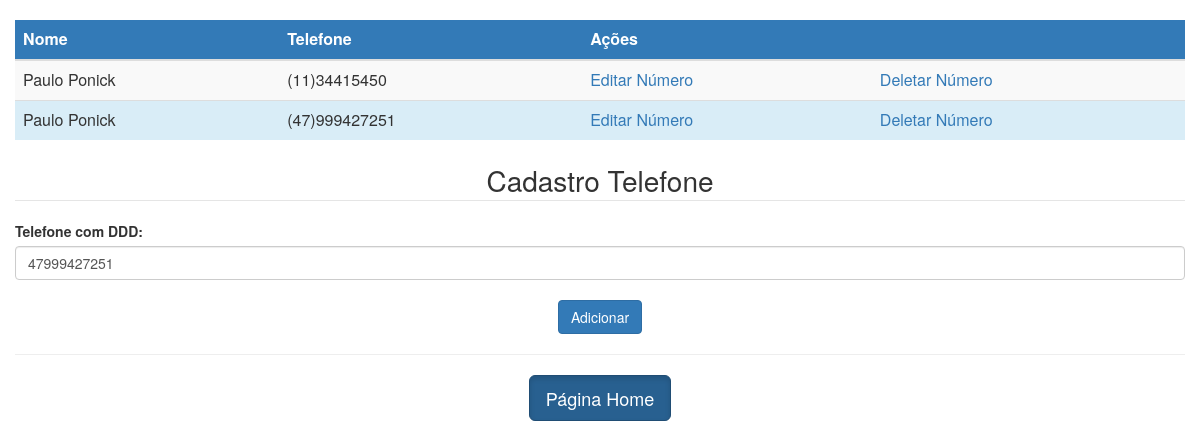
/telefone.php?cod=3&id=1&action=editTelefone, run on the app's committed database.
### tables this page shows
CREATE TABLE `contacts` (
  `Id` int(10) UNSIGNED NOT NULL,
  `AreaCode` int(11) NOT NULL,
  `PhoneNumber` int(11) NOT NULL,
  `IdStudents` int(11) NOT NULL
);

CREATE TABLE `students` (
  `Id` int(10) UNSIGNED NOT NULL,
  `Name` varchar(50) NOT NULL,
  `Identification` bigint(20) NOT NULL,
  `Email` varchar(50) DEFAULT NULL,
  `RecordDate` datetime NOT NULL,
  `ZipCode` int(11) DEFAULT NULL,
  `ChangeDate` datetime DEFAULT NULL,
  `State` enum('AC','AL','AM','AP','BA','CE','DF','ES','GO','MA','MG','MS','MT','PA','PB','PE','PI','PR','RJ','RN','RO','RR','RS','SC','SE','SP','TO') DEFAULT NULL
);

### telefone.php (the view, shortened to what this page needs)
<?php
$conexao = mysqli_connect("localhost", "root", "", "school");
$editTelefone = "";
?>
<html lang="pt-BR">
<head>
    <link rel="stylesheet" href="https://maxcdn.bootstrapcdn.com/bootstrap/3.3.6/css/bootstrap.min.css">
    <link rel="stylesheet" href="./style.css">
<body>
    <?php
    $Id_User = $_GET['id'];
    $queryTelefone = "SELECT con.Id AS Id_Telefone,stu.Name AS Nome, concat('(',con.AreaCode,')', con.PhoneNumber) AS Telefone
            FROM contacts con
            JOIN students stu ON con.IdStudents=stu.Id
            WHERE con.IdStudents = $Id_User";
    $resultadosTel = mysqli_query($conexao, $queryTelefone);
    echo '<div class="container-fluid">';
    echo '<table class="table table-striped table-dark"> <br>';
    echo '<thead>';
    echo '<tr class="bg-primary"><th scope="col">Nome</th>'
        . '<th scope="col">Telefone</th>'
        . '<th colspan=2 scope="col">Ações</th>'
        . '</tr> </thead> <tbody>';
    while ($row_user = mysqli_fetch_array($resultadosTel)) {
        echo "<tr class='bg-info'><td>$row_user[Nome]</td>"
            . "<td>$row_user[Telefone]</td>"
            . "<td><a href='telefone.php?cod=" . $row_user['Id_Telefone'] . "&id=$Id_User&action=editTelefone' name='btn_edit' id='btn_edit'>Editar Número</a></td>"
            . "<td><a href='telefone.php?cod=" . $row_user['Id_Telefone'] . "&id=$Id_User&action=delTelefone' name='btn_del' id='btn_del'>Deletar Número</a></td></tr>";
    }
    echo "</tbody> </table>";
    if (isset($_GET['cod']) && isset($_GET['action'])) {
        $codTelefone = $_GET['cod'];
        if ($_GET['action'] == "delTelefone") {
            $queryDelTelefone = "DELETE FROM contacts
            WHERE Id = $codTelefone";
            mysqli_query($conexao, $queryDelTelefone);
            echo "Número deletado com sucesso!";
            header("Location: http://localhost/telefone.php?id=$Id_User&action=editTel");
        } else if ($_GET['action'] == 'editTelefone') {
            $queryEditar = mysqli_query($conexao, "SELECT con.AreaCode, con.PhoneNumber, stu.Id AS Id_Cad
            FROM contacts con
            LEFT JOIN students stu on con.IdStudents=stu.Id
            WHERE con.Id= $codTelefone");
            $arrayEdit = mysqli_fetch_array($queryEditar);
            if (mysqli_num_rows($queryEditar)) {
                $editTelefone = $arrayEdit['AreaCode'] . $arrayEdit['PhoneNumber'];
            }
        }
    }
    ?>
    <form action="./addPhone.php" method="post">
        <legend class="form-titulo">Cadastro Telefone</legend>
        <div class="form-group">
            <div class="input-tel">
                <label>Telefone com DDD:</label>
                <input type="text" id="add_tel" name="add_tel" class="form-control" value="<?= $editTelefone ?>" onkeypress="$(this).mask('(00) 90000-0000')">
            </div>
            <br>
            <div class="div-button">
                <button type="submit" name="btn_add" id="btn_add" style="cursor: pointer;" class="btn btn-primary">Adicionar</button>
            </div>
        </div>
    </form>
    <hr>
    <div class="container">
        <div class="row">
            <div class="col-xs-12 col-sm-12 col-md-12">
                <div v-for="job in job">
                    <div class="text-center">
                        <a href="http://localhost/index.php" class="btn btn-primary btn-lg active" role="button" aria-pressed="true">Página Home</a>
                    </div>
                </div>
            </div>
        </div>
    </div>
</body>
</head>
</html>

### style.css (style rules this page uses)
body { background: #fff; }
.form-titulo { text-align: center; font-size: 28px; }
.div-button { text-align: center; font-size: 32px; }

### data on the page
contacts: IdStudents.Name "Paulo Ponick", row_user "(11)34415450"
contacts: IdStudents.Name "Paulo Ponick", row_user "(47)999427251", add_tel "47999427251"
